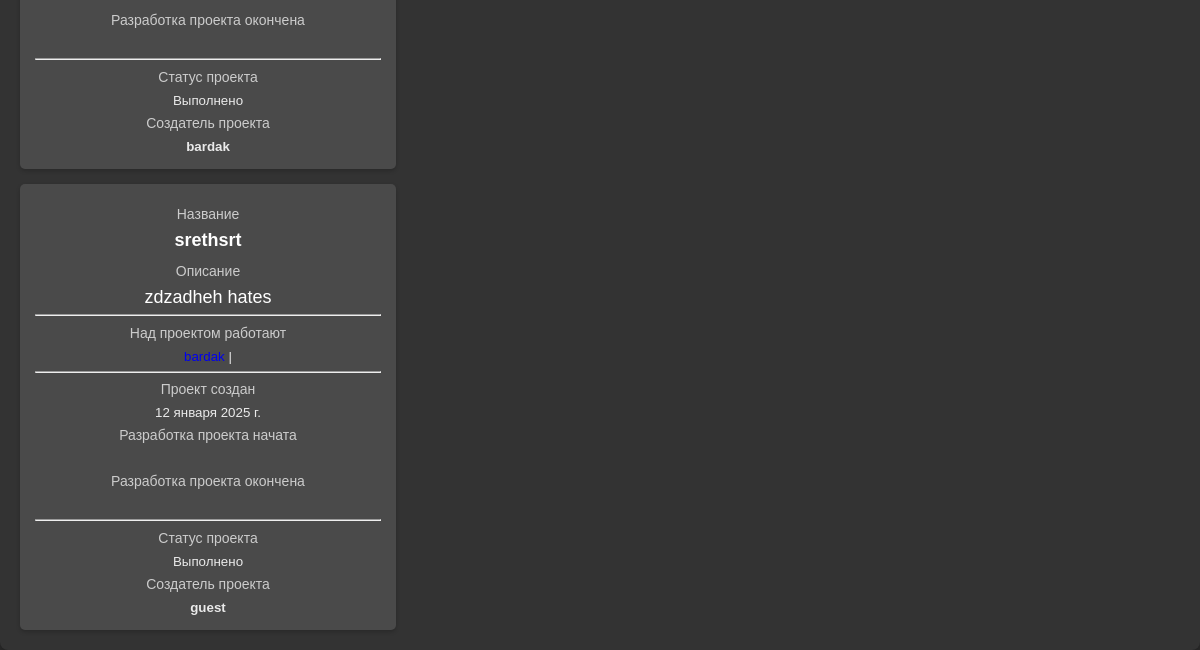
Before: /home/ (signed in, lower part) with the older database file.
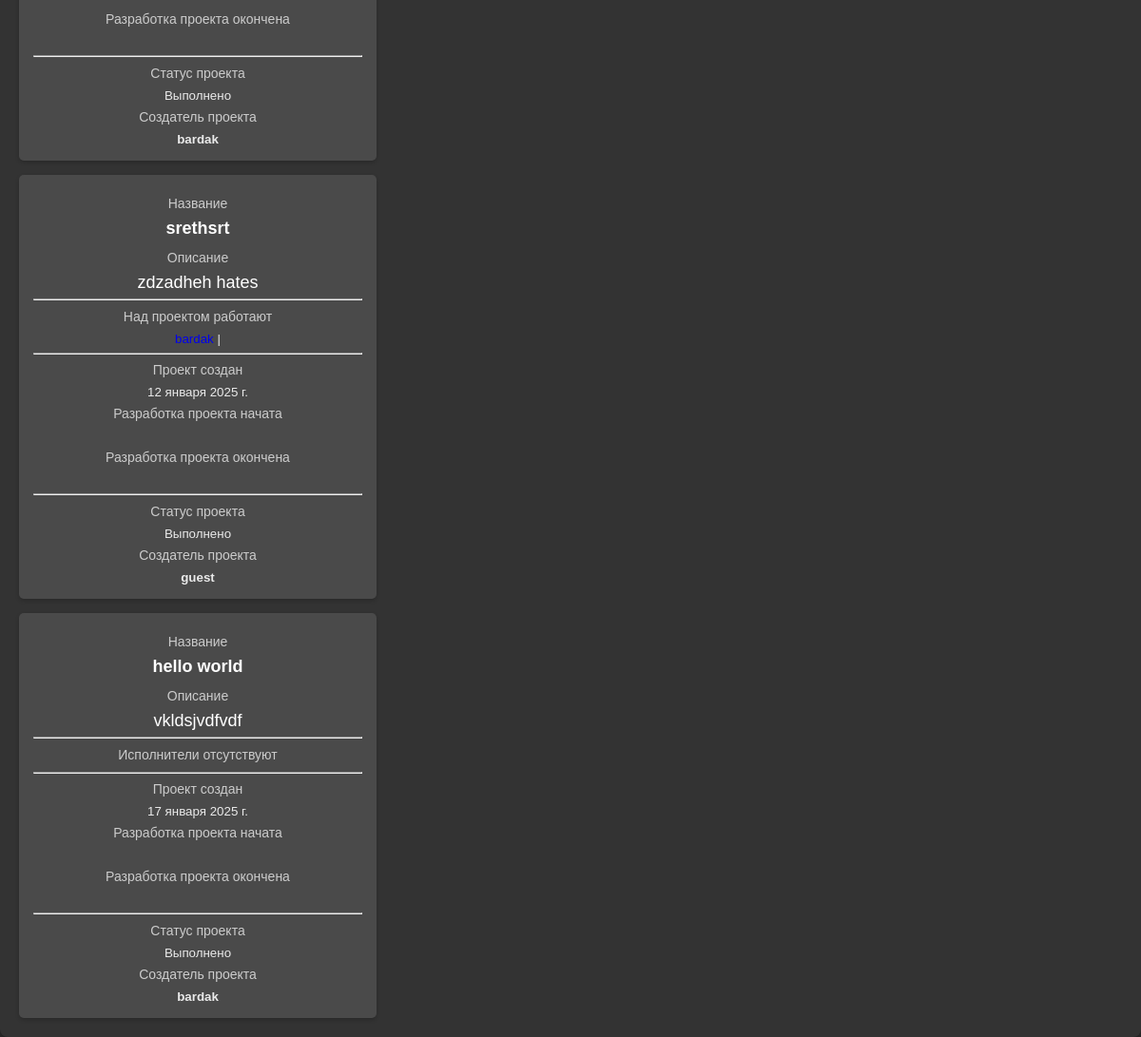
After: the same page with the newer database file.
### scp/models.py (models this page shows, shortened)
class Project(models.Model):
    title = models.CharField(max_length=100, verbose_name='Название проекта')
    description = models.TextField(verbose_name='Описание проекта')
    code = models.TextField(blank=True, null=True)
    language = models.CharField(max_length=50, choices=Language.LANGUAGE_CHOICES, verbose_name='Язык программирования',default='Не указан')
    status = models.CharField(max_length=50,choices=Status.STATUS_CHOICES, verbose_name="Статус",default='Ожидает')
    owner = models.ForeignKey(User, on_delete=models.CASCADE,related_name='p_owner')
    participants = models.ManyToManyField(User, blank=True, related_name='p_participants')
    created_at = models.DateField(auto_now_add=True)
    files = models.FileField(upload_to='user_file/', blank=True, null=True)

### scp/views.py (the view)
# urls.py: 2. Add a URL to urlpatterns:  path('', views.home, name='home')
@login_required
def home(request):
    project = Project.objects.all()
    return render(request, "scp/home.html", {"projects":project})

### scp/templates/scp/home.html (shortened to what this page needs)
{% load static %}
<!DOCTYPE html>
<html lang="ru">
<head>
    <link rel="stylesheet" href="{% static 'scp/css/home.css' %}">
</head>
<body>
    <div class="container">
        <div class="right-container">
            {% for project in projects %}
                <form method="post" action="{% url 'info_project' project.id %}">
                    <button type="submit" class="button-projects">
                        <p>Название</p>
                        <h3>{{ project.title }}</h3>
                        <p>Описание</p>
                        <span>{{ project.description }}</span>
                        <hr>
                        {% if project.participants.all %}
                        <p>Над проектом работают</p>
                            {% for participant in project.participants.all %}
                                <a href="{% url 'profiles_info' user.id%}" style="text-decoration: none;">
                                    {{ participant.username }}
                                </a>|
                            {% endfor %}
                        {% else %}
                            <p>Исполнители отсутствуют</p>
                        {% endif %}
                        <hr>
                        <p>Проект создан</p>
                        {{ project.created_at }} <br>
                        <p>Разработка проекта начата</p>
                        {{ project.start_date }} <br>
                        <p>Разработка проекта окончена</p>
                        {{ project.end_date }} <br>
                        <hr>
                        <p>Статус проекта</p>
                        {{ project.status }} <br>
                        <p>Создатель проекта</p>
                        <strong>{{ project.owner }}</strong><br>
                    </button>
                </form>
            {% empty %}
                <p class="not-found-project">Проекты отсутствуют</p>
            {% endfor %}
        </div>
    </div>
</body>
</html>

Changed rows visible on the page:
added Project: title "hello world", description "vkldsjvdfvdf", shows "Исполнители отсутствуют", created_at "17 января 2025 г.", status "Выполнено", owner "bardak"
